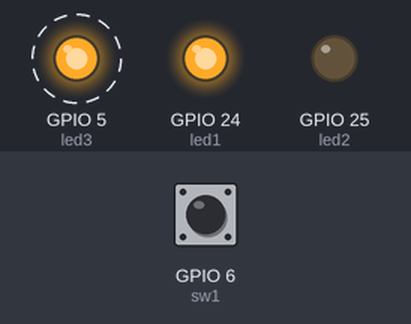
This program was run on a simulated Raspberry Pi (BCM pin numbers). On the bench: output pins drawn as LEDs (lit = HIGH). Dashed ring = blinking. The inputs (shaded band) are chosen by the test bench; at power-on: GPIO 6 (sw1) HIGH.

Above: at 1.2 s.
1.3 s: GPIO 6 (sw1) pulled LOW for 3.2 s
At 1.3 s:
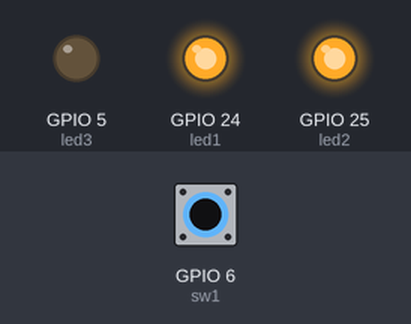
At 6.2 s:
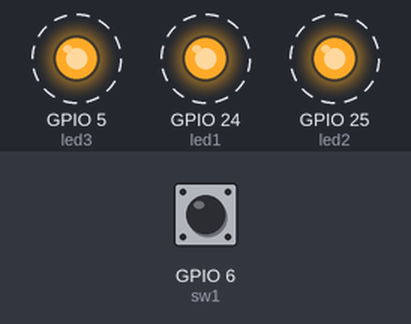
Timing chart, 0 to 13.5 s (numbered marks = the images above; inputs shaded):
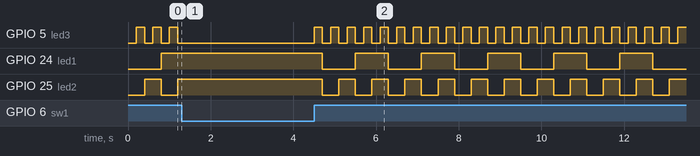

Measured:
- by itself, GPIO 24 (led1): alternates HIGH for 0.80 s and LOW for 0.80 s

The program:

demo.py
```python
#!/usr/bin/python

import RPi.GPIO as GPIO
import time

led1 = 24
led2 = 25
led3 = 5
sw1 = 6

GPIO.setmode(GPIO.BCM)
GPIO.setwarnings(False)
GPIO.setup(led1, GPIO.OUT)
GPIO.setup(led2, GPIO.OUT)
GPIO.setup(led3, GPIO.OUT)
GPIO.setup(sw1, GPIO.IN)

while True:
  # Make LEDs cycle in a binary count pattern.
  for i in range(8):
    if (i & 1):
      GPIO.output(led3, GPIO.HIGH)
    else:
      GPIO.output(led3, GPIO.LOW)
    if (i & 2):
      GPIO.output(led2, GPIO.HIGH)
    else:
      GPIO.output(led2, GPIO.LOW)
    if (i & 4):
      GPIO.output(led1, GPIO.HIGH)
    else:
      GPIO.output(led1, GPIO.LOW)

    time.sleep(0.2)

    # Wait if button is pressed (is high).
    while GPIO.input(sw1) == GPIO.LOW:
      pass
```
